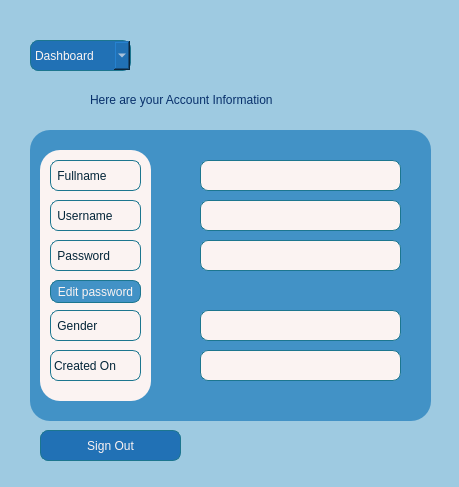
<?xml version="1.0" encoding="UTF-8"?>
<ui version="4.0">
 <class>Dialog</class>
 <widget class="QDialog" name="Dialog">
  <property name="geometry">
   <rect>
    <x>0</x>
    <y>0</y>
    <width>459</width>
    <height>487</height>
   </rect>
  </property>
  <property name="windowTitle">
   <string>Dialog</string>
  </property>
  <property name="styleSheet">
   <string notr="true">background-color:rgb(158, 202, 225);
</string>
  </property>
  <widget class="QComboBox" name="choices">
   <property name="geometry">
    <rect>
     <x>30</x>
     <y>40</y>
     <width>101</width>
     <height>31</height>
    </rect>
   </property>
   <property name="styleSheet">
    <string notr="true">background-color: rgb(33, 113, 181);
color:rgb(251, 243, 242);
font: 75 10pt &quot;Eras Bold ITC&quot;;
border: 0.5px solid #1C768F;
border-radius: 8px;</string>
   </property>
   <item>
    <property name="text">
     <string>Dashboard</string>
    </property>
   </item>
   <item>
    <property name="text">
     <string>Account</string>
    </property>
   </item>
   <item>
    <property name="text">
     <string/>
    </property>
   </item>
  </widget>
  <widget class="QFrame" name="frame">
   <property name="geometry">
    <rect>
     <x>30</x>
     <y>130</y>
     <width>401</width>
     <height>291</height>
    </rect>
   </property>
   <property name="styleSheet">
    <string notr="true">background-color:rgb(66, 146, 198);
border-radius:20px;</string>
   </property>
   <property name="frameShape">
    <enum>QFrame::StyledPanel</enum>
   </property>
   <property name="frameShadow">
    <enum>QFrame::Raised</enum>
   </property>
   <widget class="QLabel" name="fullnameLabel">
    <property name="geometry">
     <rect>
      <x>20</x>
      <y>30</y>
      <width>91</width>
      <height>31</height>
     </rect>
    </property>
    <property name="styleSheet">
     <string notr="true">background-color:rgb(251, 243, 242);;
color:rgb(3, 37, 57);
font: 75 10pt &quot;Verdana&quot;;
border: 1px solid rgb(28, 118, 143);
border-radius: 8px;</string>
    </property>
    <property name="text">
     <string> Fullname</string>
    </property>
   </widget>
   <widget class="QLabel" name="usernameLabel">
    <property name="geometry">
     <rect>
      <x>20</x>
      <y>70</y>
      <width>91</width>
      <height>31</height>
     </rect>
    </property>
    <property name="styleSheet">
     <string notr="true">background-color:rgb(251, 243, 242);;
color:rgb(3, 37, 57);
font: 75 10pt &quot;Verdana&quot;;
border: 1px solid rgb(28, 118, 143);
border-radius: 8px;</string>
    </property>
    <property name="text">
     <string> Username</string>
    </property>
   </widget>
   <widget class="QLabel" name="label_4">
    <property name="geometry">
     <rect>
      <x>20</x>
      <y>110</y>
      <width>91</width>
      <height>31</height>
     </rect>
    </property>
    <property name="styleSheet">
     <string notr="true">background-color:rgb(251, 243, 242);
color:rgb(3, 37, 57);
font: 75 10pt &quot;Verdana&quot;;
border: 1px solid rgb(28, 118, 143);
border-radius: 8px;</string>
    </property>
    <property name="text">
     <string> Password</string>
    </property>
   </widget>
   <widget class="QLabel" name="genderLabel">
    <property name="geometry">
     <rect>
      <x>20</x>
      <y>180</y>
      <width>91</width>
      <height>31</height>
     </rect>
    </property>
    <property name="styleSheet">
     <string notr="true">background-color:rgb(251, 243, 242);;
color:rgb(3, 37, 57);
font: 75 10pt &quot;Verdana&quot;;
border: 1px solid rgb(28, 118, 143);
border-radius: 8px;</string>
    </property>
    <property name="text">
     <string> Gender</string>
    </property>
   </widget>
   <widget class="Line" name="line">
    <property name="geometry">
     <rect>
      <x>10</x>
      <y>20</y>
      <width>111</width>
      <height>251</height>
     </rect>
    </property>
    <property name="styleSheet">
     <string notr="true">background-color:rgb(251, 243, 242);;</string>
    </property>
    <property name="orientation">
     <enum>Qt::Vertical</enum>
    </property>
   </widget>
   <widget class="QLabel" name="createdOnLabel">
    <property name="geometry">
     <rect>
      <x>20</x>
      <y>220</y>
      <width>91</width>
      <height>31</height>
     </rect>
    </property>
    <property name="styleSheet">
     <string notr="true">background-color:rgb(251, 243, 242);;
color:rgb(3, 37, 57);
font: 75 10pt &quot;Verdana&quot;;
border: 1px solid rgb(28, 118, 143);
border-radius: 8px;</string>
    </property>
    <property name="text">
     <string>Created On</string>
    </property>
   </widget>
   <widget class="QPushButton" name="editPasswordBtn">
    <property name="geometry">
     <rect>
      <x>20</x>
      <y>150</y>
      <width>91</width>
      <height>23</height>
     </rect>
    </property>
    <property name="styleSheet">
     <string notr="true">border: 1px solid rgb(28, 118, 143);
border-radius: 8px;
color:rgb(251, 243, 242);</string>
    </property>
    <property name="text">
     <string>Edit password</string>
    </property>
   </widget>
   <widget class="QLabel" name="name">
    <property name="geometry">
     <rect>
      <x>170</x>
      <y>30</y>
      <width>201</width>
      <height>31</height>
     </rect>
    </property>
    <property name="styleSheet">
     <string notr="true">background-color:rgb(251, 243, 242);;
color:rgb(3, 37, 57);
font: 75 10pt &quot;Verdana&quot;;
border: 1px solid rgb(28, 118, 143);
border-radius: 8px;</string>
    </property>
    <property name="text">
     <string/>
    </property>
   </widget>
   <widget class="QLabel" name="username">
    <property name="geometry">
     <rect>
      <x>170</x>
      <y>70</y>
      <width>201</width>
      <height>31</height>
     </rect>
    </property>
    <property name="styleSheet">
     <string notr="true">background-color:rgb(251, 243, 242);;
color:rgb(3, 37, 57);
font: 75 10pt &quot;Verdana&quot;;
border: 1px solid rgb(28, 118, 143);
border-radius: 8px;</string>
    </property>
    <property name="text">
     <string/>
    </property>
   </widget>
   <widget class="QLabel" name="password">
    <property name="geometry">
     <rect>
      <x>170</x>
      <y>110</y>
      <width>201</width>
      <height>31</height>
     </rect>
    </property>
    <property name="styleSheet">
     <string notr="true">background-color:rgb(251, 243, 242);;
color:rgb(3, 37, 57);
font: 75 10pt &quot;Verdana&quot;;
border: 1px solid rgb(28, 118, 143);
border-radius: 8px;</string>
    </property>
    <property name="text">
     <string/>
    </property>
   </widget>
   <widget class="QLabel" name="gender">
    <property name="geometry">
     <rect>
      <x>170</x>
      <y>180</y>
      <width>201</width>
      <height>31</height>
     </rect>
    </property>
    <property name="styleSheet">
     <string notr="true">background-color:rgb(251, 243, 242);;
color:rgb(3, 37, 57);
font: 75 10pt &quot;Verdana&quot;;
border: 1px solid rgb(28, 118, 143);
border-radius: 8px;</string>
    </property>
    <property name="text">
     <string/>
    </property>
   </widget>
   <widget class="QLabel" name="accountDateCreated">
    <property name="geometry">
     <rect>
      <x>170</x>
      <y>220</y>
      <width>201</width>
      <height>31</height>
     </rect>
    </property>
    <property name="styleSheet">
     <string notr="true">background-color:rgb(251, 243, 242);;
color:rgb(3, 37, 57);
font: 75 10pt &quot;Verdana&quot;;
border: 1px solid rgb(28, 118, 143);
border-radius: 8px;</string>
    </property>
    <property name="text">
     <string/>
    </property>
   </widget>
   <zorder>line</zorder>
   <zorder>fullnameLabel</zorder>
   <zorder>usernameLabel</zorder>
   <zorder>label_4</zorder>
   <zorder>genderLabel</zorder>
   <zorder>createdOnLabel</zorder>
   <zorder>editPasswordBtn</zorder>
   <zorder>name</zorder>
   <zorder>username</zorder>
   <zorder>password</zorder>
   <zorder>gender</zorder>
   <zorder>accountDateCreated</zorder>
  </widget>
  <widget class="QLabel" name="label">
   <property name="geometry">
    <rect>
     <x>90</x>
     <y>90</y>
     <width>281</width>
     <height>20</height>
    </rect>
   </property>
   <property name="styleSheet">
    <string notr="true">
color:rgb(8, 48, 107);
font: 75 12pt &quot;Eras Bold ITC&quot;;</string>
   </property>
   <property name="text">
    <string>Here are your Account Information</string>
   </property>
  </widget>
  <widget class="QPushButton" name="logoutBtn">
   <property name="geometry">
    <rect>
     <x>40</x>
     <y>430</y>
     <width>141</width>
     <height>31</height>
    </rect>
   </property>
   <property name="styleSheet">
    <string notr="true">border: 1px solid rgb(28, 118, 143);
font: 75 10pt &quot;MS Shell Dlg 2&quot;;
border-radius: 8px;
color:rgb(251, 243, 242);
background-color:rgb(33, 113, 181);</string>
   </property>
   <property name="text">
    <string>Sign Out</string>
   </property>
  </widget>
 </widget>
 <resources/>
 <connections/>
</ui>
